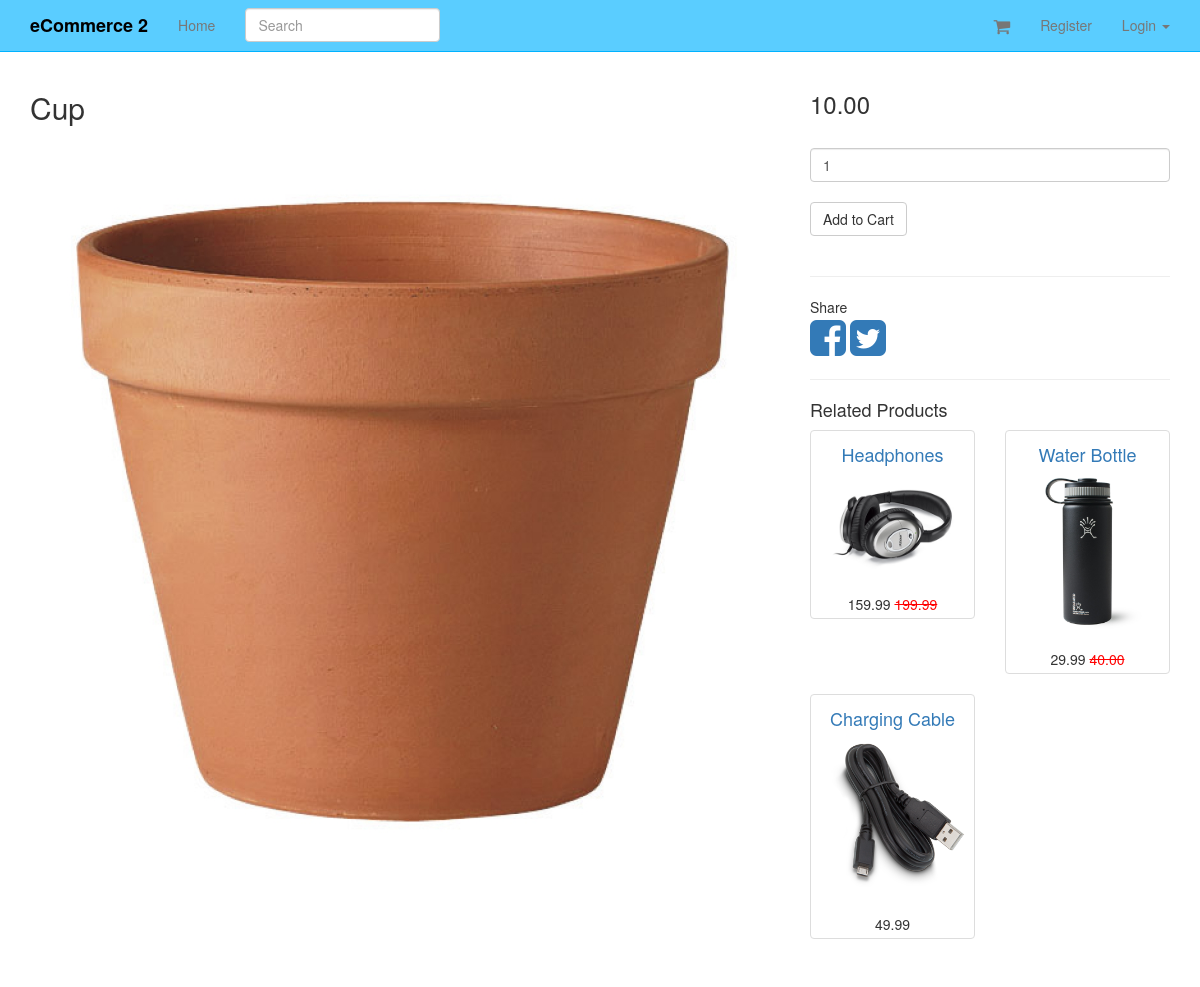
Page /products/7/ on the committed database.
### products/models.py (models this page shows, shortened)
class Product(models.Model):
	title = models.CharField(max_length=120)
	description = models.TextField(blank=True, null=True)
	price = models.DecimalField(decimal_places=2, max_digits=20)
	active = models.BooleanField(default=True)
	categories = models.ManyToManyField('Category', blank=True)
	default = models.ForeignKey('Category', related_name='default_category', null=True, blank=True)
	objects = ProductManager()
	class Meta:
		ordering = ["-title"]
	def get_absolute_url(self):
		return reverse("product_detail", kwargs={"pk": self.pk})
	def get_image_url(self):
		img = self.productimage_set.first()
		if img:
			return img.image.url
		return img #None

class ProductImage(models.Model):
	product = models.ForeignKey(Product)
	image = models.ImageField(upload_to=image_upload_to)

class Variation(models.Model):
	product = models.ForeignKey(Product)
	title = models.CharField(max_length=120)
	price = models.DecimalField(decimal_places=2, max_digits=20)
	sale_price = models.DecimalField(decimal_places=2, max_digits=20, null=True, blank=True)
	active = models.BooleanField(default=True)
	inventory = models.IntegerField(null=True, blank=True) #refer none == unlimited amount
	def get_html_price(self):
		if self.sale_price is not None:
			html_text = "<span class='sale-price'>%s</span> <span class='og-price'>%s</span>" %(self.sale_price, self.price)
		else:
			html_text = "<span class='price'>%s</span>" %(self.price)
		return mark_safe(html_text)

### products/views.py (the view)
# urls.py: url(r'^(?P<pk>\d+)/$', ProductDetailView.as_view(), name='product_detail'),
class ProductDetailView(DetailView):
	model = Product
	def get_context_data(self, *args, **kwargs):
		context = super(ProductDetailView, self).get_context_data(*args, **kwargs)
		instance = self.get_object()
		context["related"] = sorted(Product.objects.get_related(instance)[:6], key= lambda x: random.random())
		return context

### products/models.py (called while the page is built)
	def active(self):
		return self.filter(active=True)

	def get_queryset(self):
		return ProductQuerySet(self.model, using=self._db)

	def all(self, *args, **kwargs):
		return self.get_queryset().active()

	def get_related(self, instance):
		products_one = self.get_queryset().filter(categories__in=instance.categories.all())
		products_two = self.get_queryset().filter(default=instance.default)
		qs = (products_one | products_two).exclude(id=instance.id).distinct()
		return qs

### products/templates/products/product_detail.html (shortened to what this page needs)
{% extends "base.html" %}
{% block content %}
<div class='row'>
<div class='col-sm-8'>
<h2>{{ object.title }}</h2>
{% if object.get_image_url %}
<div>
<img id='img' class='img-responsive' src='{{ object.get_image_url }}' />
</div>
{% endif %}
</div>
<div class='col-sm-4'>
<form id='add-form' method='GET' action="{% url 'cart' %}">
	{% if object.variation_set.count > 1 %}
	<h3 id='price'>{{ object.variation_set.first.price }}</h3>
	<select name='item' class='form-control variation_select'>
		{% for vari_obj in object.variation_set.all %}
		<option  data-sale-price="{{ vari_obj.sale_price }}" data-price="{{ vari_obj.price }}" value="{{ vari_obj.id }}">{{ vari_obj }}</option>
		{% endfor %}
		</select>
	{% else %}
			<h3 id='price'>{% if object.variation_set.first.sale_price %}
			{{ object.variation_set.first.sale_price  }}
			<small class='og-price'>{{ object.variation_set.first.price }}</small>
			{% else %}
			{{ object.variation_set.first.price }}
			{% endif %}
		</h3>
	{% endif %}
	<br/>
	<input class='form-control' type='number' name='qty' value='1' />
<br/>
<input id='submit-btn' type='submit' value='Add to Cart' class='btn btn-default' />
</form>
<br/>
<hr/>
<p>
Share<br/>
<a href="https://www.facebook.com/sharer/sharer.php?u={{ request.build_absolute_uri }}">
<i class="fa fa-facebook-square fa-3x"></i></a>
<a href="#">
<i class="fa fa-twitter-square fa-3x"></i></a>
</p>
<hr/>
<h4>Related Products</h4>
	<div class='row'>
	{% for product in related %}
		<div class='col-xs-6'>
			{% include "products/product_thumbnail.html" with product=product price="True" %}
		</div>
		{% cycle '' '</div><div class="row">' %}
	{% endfor %}
		</div>
</div>
</div>
{% endblock %}

### products/templates/products/product_thumbnail.html
<div class="thumbnail text-center">
<h4><a href='{{ product.get_absolute_url }}'>{{ product.title }}</a></h4>
	{% if product.get_image_url %}
	<a href='{{ product.get_absolute_url }}'><img id='img' class='img-responsive' src='{{ product.get_image_url }}' /></a><br/>
	{% endif %}
	{% if price == "True" %}
		{{ product.variation_set.first.get_html_price }}
	{% endif %}
</div>

### static_in_pro/our_static/css/navbar-static-top.css (style rules this page uses)
body { min-height: 1000px; }

### static_in_pro/our_static/css/custom.css (style rules this page uses)
.og-price { color:red; text-decoration:line-through; }

### rows in the picture
Product: title "Cup", get_image_url (picture), variation_set.first.price "10.00"
Product: title "Headphones", get_image_url (picture), variation_set.first.get_html_price "159.99 199.99"
Product: title "Water Bottle", get_image_url (picture), variation_set.first.get_html_price "29.99 40.00"
Product: title "Charging Cable", get_image_url (picture), variation_set.first.get_html_price "49.99"
